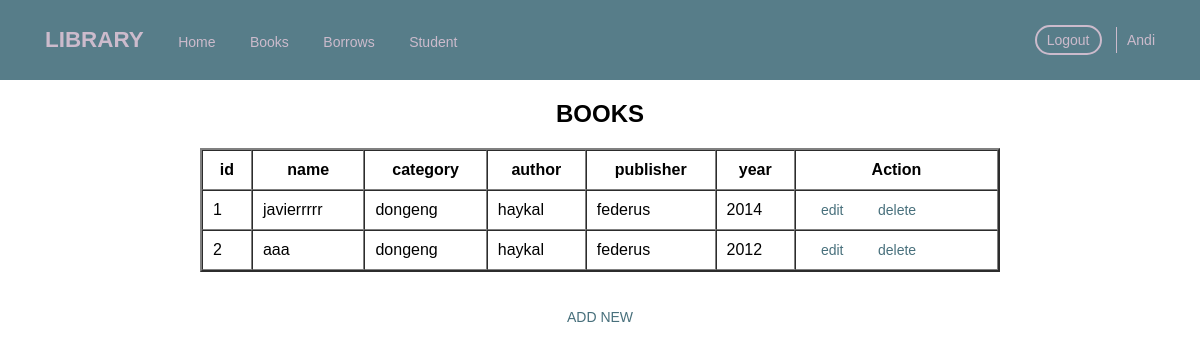
/index.php?page=BOOKS/index.php, run on the app's committed database.
### tables this page shows
CREATE TABLE `books` (
  `id` int(4) NOT NULL,
  `name` varchar(100) DEFAULT NULL,
  `category` varchar(20) DEFAULT NULL,
  `author` varchar(20) DEFAULT NULL,
  `publisher` varchar(25) DEFAULT NULL,
  `year` varchar(8) DEFAULT NULL
);

### BOOKS/index.php (the view, shortened to what this page needs)
<h1 align="center">BOOKS</h1>
<table border="2" cellspacing="0" cellpadding="10" align="center" width="800">
    <tr>
        <th>id</th>
        <th>name</th>
        <th>category</th>
        <th>author</th>
        <th>publisher</th>
        <th>year</th>
        <th colspan="2">Action</th>
    </tr>
    <?php
    $no=1;
    $result =$connection -> query("SELECT *FROM books");
    while( $row = $result->fetch_object() ) {
        ?>
     <tr>
        <td> <?php echo $no?></td>
        <td> <?php echo $row->name?></td>
        <td> <?php echo $row->category?></td>
        <td> <?php echo $row->author?></td>
        <td> <?php echo $row->publisher?></td>
        <td> <?php echo $row->year?></td>
        <td>
        <a href="index.php?page=books/edit.php&i=<?php echo $row->id?>">edit</a>
        <a href="index.php?page=books/delete.php&i=<?php echo $row->id?>">delete</a>
        </td>
    </tr>
<?php
$no++;
}
?>
</table>
<br><br>
<center><a href="index.php?page=books/add.php">ADD NEW</a></center>

### nav.css (style rules this page uses)
body { background-color: #ffffff; font-family: Arial, Helvetica, sans-serif; margin: 0; }
a { text-decoration: none; color: #48707c; margin: 5px; padding: 5px 10px; font-size: 14px; }

### data on the page
books: name "javierrrrr", category "dongeng", author "haykal", publisher "federus", year "2014"
books: name "aaa", category "dongeng", author "haykal", publisher "federus", year "2012"
